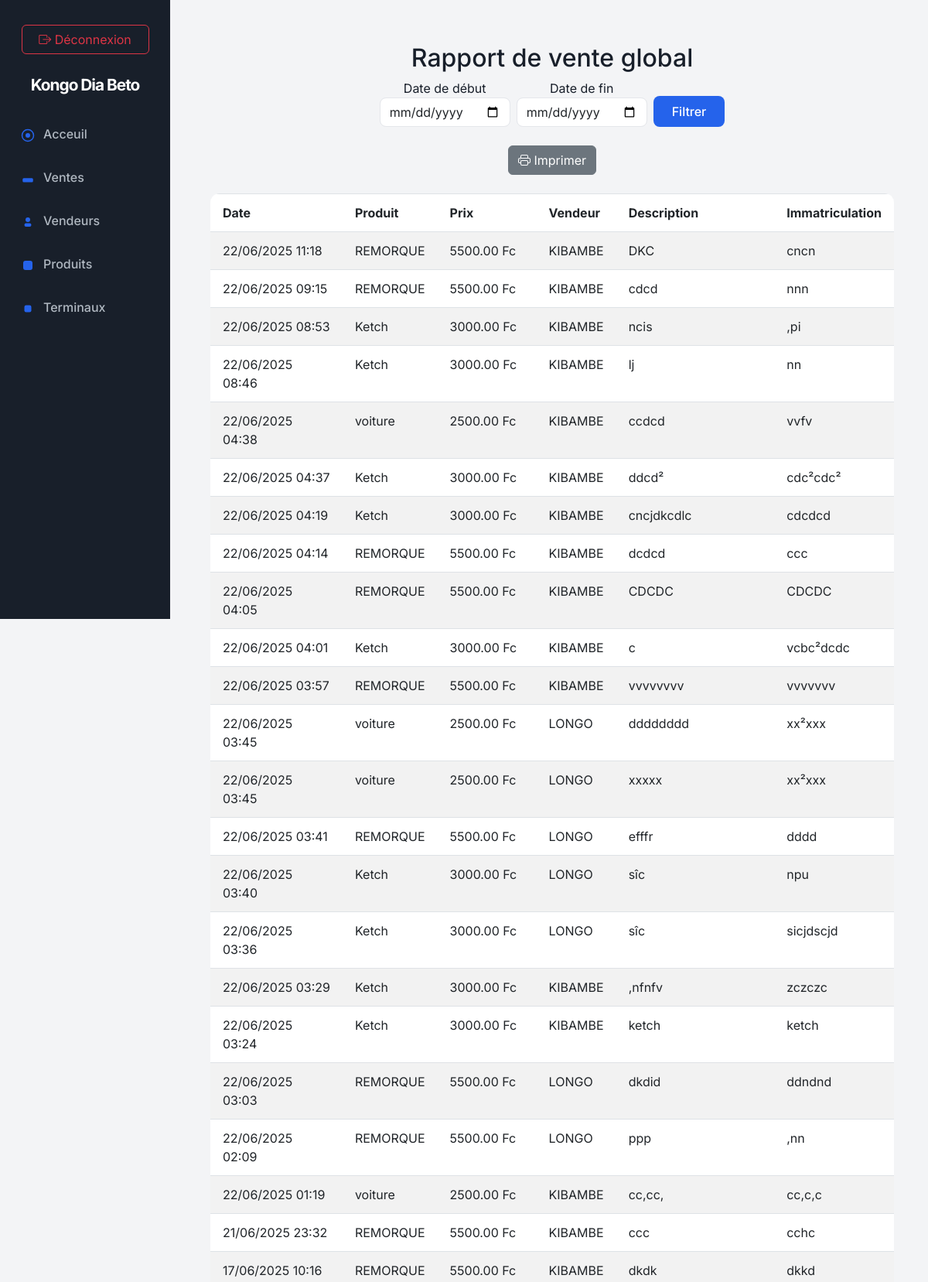
Screenshot of /api/rapport-vendeur/print/ (signed in, upper part) with the database file from the repository.
### apps/sales/models.py (models this page shows, shortened)
class Sale(models.Model):
    produit = models.ForeignKey('Produit', on_delete=models.CASCADE)  # Champ correct
    seller = models.ForeignKey('Vendeur', on_delete=models.CASCADE)
    description = models.TextField(default="Aucune description")
    license_plate = models.CharField(max_length=20)
    price = models.DecimalField(max_digits=10, decimal_places=2, default=0.0)
    created_at = models.DateTimeField(auto_now_add=True)
    SOURCE_CHOICES = [
        ('POS', 'Point of Sale'),
        ('WEB', 'Web'),
        ('OTHER', 'Autre'),
    ]
    source = models.CharField(max_length=10, choices=SOURCE_CHOICES, default='WEB')

class Produit(models.Model):
    nom_produit = models.CharField(max_length=100)  # Nom du produit
    prix = models.DecimalField(max_digits=10, decimal_places=2, default=0.0)  # Prix par défaut
    default_description = models.TextField(blank=True, null=True)  # Description par défaut
    created_at = models.DateTimeField(default=now)  # Utiliser timezone.now comme valeur par défaut

class Vendeur(models.Model):
    nom_du_vendeur = models.CharField(max_length=100)
    email = models.EmailField(max_length=255, unique=True)  # Adresse e-mail

### apps/sales/views.py (the view)
# urls.py: path('rapport-vendeur/print/', rapport_vente_vendeur_print, name='rapport_vente_vendeur_print'),
@login_required
def rapport_vente_vendeur_print(request, vendeur_id=None):
    date_debut = request.GET.get('date_debut')
    date_fin = request.GET.get('date_fin')
    if vendeur_id:
        vendeur = Vendeur.objects.get(id=vendeur_id)
        ventes = Sale.objects.filter(seller=vendeur)
        if date_debut and date_fin:
            ventes = ventes.filter(created_at__date__gte=date_debut, created_at__date__lte=date_fin)
        ventes = ventes.order_by('-created_at')
    else:
        vendeur = None
        ventes = Sale.objects.all()
        if date_debut and date_fin:
            ventes = ventes.filter(created_at__date__gte=date_debut, created_at__date__lte=date_fin)
        ventes = ventes.order_by('-created_at')
    total_ventes = ventes.aggregate(total=Sum('price'))['total'] or 0
    return render(request, 'rapport_vente_vendeur_print.html', {
        'ventes': ventes,
        'vendeur': vendeur,
        'total_ventes': total_ventes,
        'date_debut': date_debut,
        'date_fin': date_fin,
    })

### apps/sales/templates/rapport_vente_vendeur_print.html (shortened to what this page needs)
{% extends "base.html" %}
{% block content %}
<div class="container mt-4">
    <div class="text-center mb-4">
        <h2>Rapport de vente {% if vendeur %}de {{ vendeur.nom_du_vendeur }}{% else %}global{% endif %}</h2>
        <div class="mb-3 d-print-none">
            <form method="get" class="row g-2 justify-content-center align-items-end">
                <div class="col-auto">
                    <label for="date_debut" class="form-label mb-0">Date de début</label>
                    <input type="date" class="form-control" id="date_debut" name="date_debut" value="{{ date_debut }}">
                </div>
                <div class="col-auto">
                    <label for="date_fin" class="form-label mb-0">Date de fin</label>
                    <input type="date" class="form-control" id="date_fin" name="date_fin" value="{{ date_fin }}">
                </div>
                <div class="col-auto">
                    <button type="submit" class="btn btn-primary">Filtrer</button>
                </div>
            </form>
        </div>
        <button class="btn btn-secondary d-print-none mt-2" onclick="window.print()"><i class="bi bi-printer"></i> Imprimer</button>
    </div>
    <table class="table table-bordered table-striped">
        <thead>
            <tr>
                <th>Date</th>
                <th>Produit</th>
                <th>Prix</th>
                <th>Vendeur</th>
                <th>Description</th>
                <th>Immatriculation</th>
            </tr>
        </thead>
        <tbody>
            {% for vente in ventes %}
            <tr>
                <td>{{ vente.created_at|date:'d/m/Y H:i' }}</td>
                <td>{{ vente.produit.nom_produit }}</td>
                <td>{{ vente.price }} Fc</td>
                <td>{{ vente.seller.nom_du_vendeur }}</td>
                <td>{{ vente.description }}</td>
                <td>{{ vente.license_plate }}</td>
            </tr>
            {% empty %}
            <tr><td colspan="6" class="text-center">Aucune vente trouvée.</td></tr>
            {% endfor %}
        </tbody>
    </table>
</div>
{% endblock %}

### apps/dashboard/static/dashboard/dashboard.css (style rules this page uses)
:root { --sidebar-bg: #181f2a; --sidebar-active: #232b39; --sidebar-text: #fff; --sidebar-muted: #b0b8c1; --primary: #2563eb; --primary-hover: #1d4ed8; --success: #22c55e; --warning: #facc15; --danger: #ef4444; --info: #0ea5e9; --card-bg: #fff; --card-border: #e5e7eb; --table-header: #f3f4f6; --table-row: #f9fafb; --font-main: 'Inter', Arial, sans-serif; }
body { font-family: var(--font-main); background: #f3f4f6; color: #181f2a; }
.btn-primary { background: var(--primary); border: none; color: #fff; font-weight: 500; border-radius: 8px; padding: 0.5rem 1.5rem; transition: background 0.2s; }
.table { background: var(--card-bg); border-radius: 12px; overflow: hidden; }
.table thead { background: var(--table-header); font-weight: 600; }
.table tbody tr { background: var(--table-row); transition: background 0.2s; }
.table td, .table th { border: none; padding: 0.75rem 1rem; }
.form-control, .form-select { border-radius: 8px; border: 1px solid var(--card-border); font-size: 1rem; }

### rows the page displays
Sale: created_at "22/06/2025 11:18", produit.nom_produit "REMORQUE", price "5500.00", seller.nom_du_vendeur "KIBAMBE", description "DKC", license_plate "cncn"
Sale: created_at "22/06/2025 09:15", produit.nom_produit "REMORQUE", price "5500.00", seller.nom_du_vendeur "KIBAMBE", description "cdcd", license_plate "nnn"
Sale: created_at "22/06/2025 08:53", produit.nom_produit "Ketch", price "3000.00", seller.nom_du_vendeur "KIBAMBE", description "ncis", license_plate ",pi"
Sale: created_at "22/06/2025 08:46", produit.nom_produit "Ketch", price "3000.00", seller.nom_du_vendeur "KIBAMBE", description "lj", license_plate "nn"
Sale: created_at "22/06/2025 04:38", produit.nom_produit "voiture", price "2500.00", seller.nom_du_vendeur "KIBAMBE", description "ccdcd", license_plate "vvfv"
Sale: created_at "22/06/2025 04:37", produit.nom_produit "Ketch", price "3000.00", seller.nom_du_vendeur "KIBAMBE", description "ddcd²", license_plate "cdc²cdc²"
Sale: created_at "22/06/2025 04:19", produit.nom_produit "Ketch", price "3000.00", seller.nom_du_vendeur "KIBAMBE", description "cncjdkcdlc", license_plate "cdcdcd"
Sale: created_at "22/06/2025 04:14", produit.nom_produit "REMORQUE", price "5500.00", seller.nom_du_vendeur "KIBAMBE", description "dcdcd", license_plate "ccc"
Sale: created_at "22/06/2025 04:05", produit.nom_produit "REMORQUE", price "5500.00", seller.nom_du_vendeur "KIBAMBE", description "CDCDC", license_plate "CDCDC"
Sale: created_at "22/06/2025 04:01", produit.nom_produit "Ketch", price "3000.00", seller.nom_du_vendeur "KIBAMBE", description "c", license_plate "vcbc²dcdc"
Sale: created_at "22/06/2025 03:57", produit.nom_produit "REMORQUE", price "5500.00", seller.nom_du_vendeur "KIBAMBE", description "vvvvvvvv", license_plate "vvvvvvv"
Sale: created_at "22/06/2025 03:45", produit.nom_produit "voiture", price "2500.00", seller.nom_du_vendeur "LONGO", description "dddddddd", license_plate "xx²xxx"
Sale: created_at "22/06/2025 03:45", produit.nom_produit "voiture", price "2500.00", seller.nom_du_vendeur "LONGO", description "xxxxx", license_plate "xx²xxx"
Sale: created_at "22/06/2025 03:41", produit.nom_produit "REMORQUE", price "5500.00", seller.nom_du_vendeur "LONGO", description "efffr", license_plate "dddd"
Sale: created_at "22/06/2025 03:40", produit.nom_produit "Ketch", price "3000.00", seller.nom_du_vendeur "LONGO", description "sîc", license_plate "npu"
Sale: created_at "22/06/2025 03:36", produit.nom_produit "Ketch", price "3000.00", seller.nom_du_vendeur "LONGO", description "sîc", license_plate "sicjdscjd"
Sale: created_at "22/06/2025 03:29", produit.nom_produit "Ketch", price "3000.00", seller.nom_du_vendeur "KIBAMBE", description ",nfnfv", license_plate "zczczc"
Sale: created_at "22/06/2025 03:24", produit.nom_produit "Ketch", price "3000.00", seller.nom_du_vendeur "KIBAMBE", description "ketch", license_plate "ketch"
Sale: created_at "22/06/2025 03:03", produit.nom_produit "REMORQUE", price "5500.00", seller.nom_du_vendeur "LONGO", description "dkdid", license_plate "ddndnd"
Sale: created_at "22/06/2025 02:09", produit.nom_produit "REMORQUE", price "5500.00", seller.nom_du_vendeur "LONGO", description "ppp", license_plate ",nn"
Sale: created_at "22/06/2025 01:19", produit.nom_produit "voiture", price "2500.00", seller.nom_du_vendeur "KIBAMBE", description "cc,cc,", license_plate "cc,c,c"
Sale: created_at "21/06/2025 23:32", produit.nom_produit "REMORQUE", price "5500.00", seller.nom_du_vendeur "KIBAMBE", description "ccc", license_plate "cchc"
Sale: created_at "17/06/2025 10:16", produit.nom_produit "REMORQUE", price "5500.00", seller.nom_du_vendeur "KIBAMBE", description "dkdk", license_plate "dkkd"
